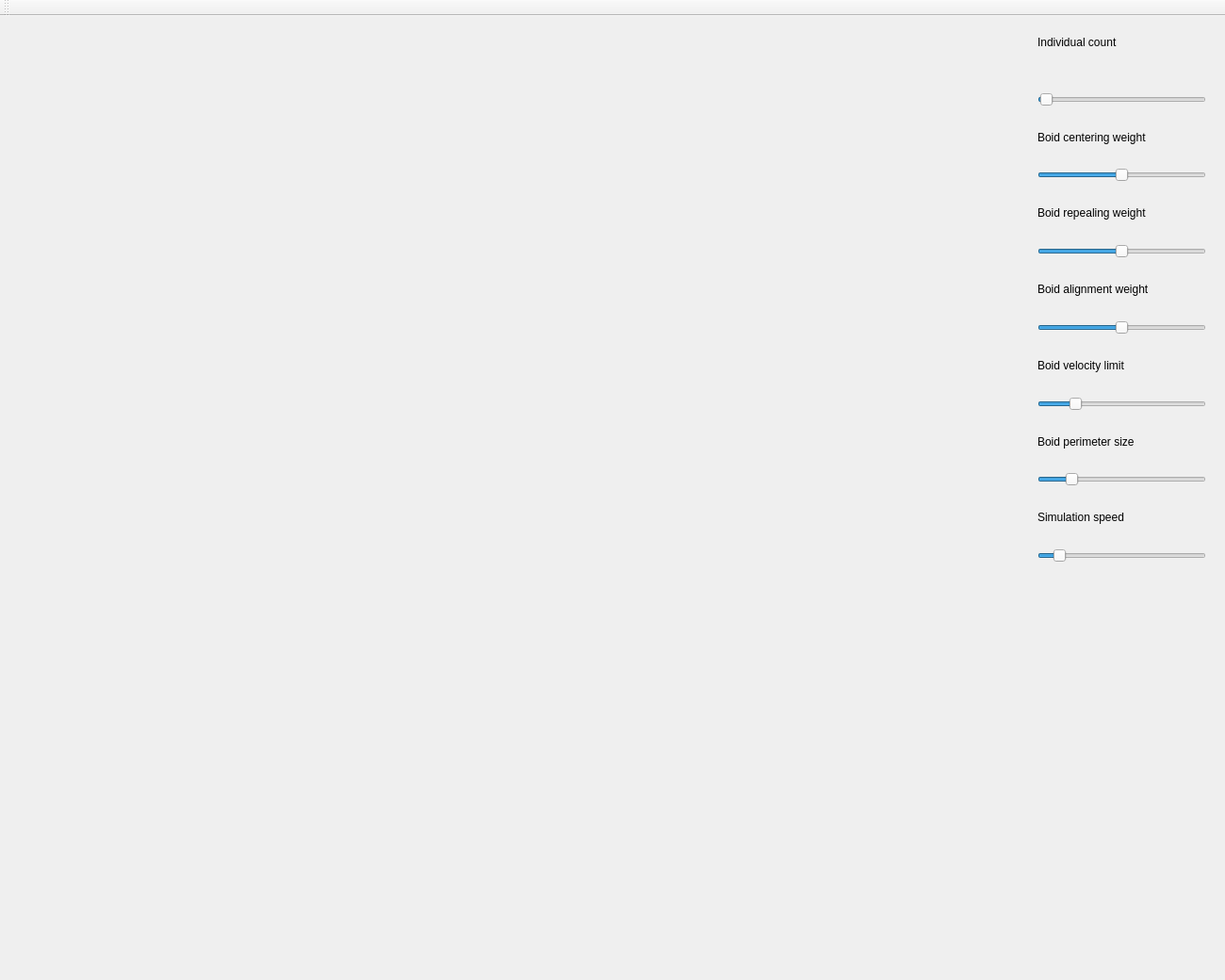
<?xml version="1.0" encoding="UTF-8"?>
<ui version="4.0">
 <class>MainWindow</class>
 <widget class="QMainWindow" name="MainWindow">
  <property name="geometry">
   <rect>
    <x>0</x>
    <y>0</y>
    <width>1300</width>
    <height>1040</height>
   </rect>
  </property>
  <property name="minimumSize">
   <size>
    <width>1300</width>
    <height>1040</height>
   </size>
  </property>
  <property name="windowTitle">
   <string>MainWindow</string>
  </property>
  <widget class="QWidget" name="centralWidget">
   <widget class="QWidget" name="verticalLayoutWidget">
    <property name="geometry">
     <rect>
      <x>1090</x>
      <y>10</y>
      <width>201</width>
      <height>581</height>
     </rect>
    </property>
    <layout class="QVBoxLayout" name="verticalLayout_3">
     <item alignment="Qt::AlignTop">
      <widget class="QLabel" name="label">
       <property name="maximumSize">
        <size>
         <width>199</width>
         <height>486</height>
        </size>
       </property>
       <property name="text">
        <string>Individual count</string>
       </property>
      </widget>
     </item>
     <item>
      <widget class="QSlider" name="individual_count">
       <property name="maximum">
        <number>2000</number>
       </property>
       <property name="value">
        <number>20</number>
       </property>
       <property name="orientation">
        <enum>Qt::Horizontal</enum>
       </property>
      </widget>
     </item>
     <item>
      <widget class="QLabel" name="label_2">
       <property name="text">
        <string>Boid centering weight</string>
       </property>
      </widget>
     </item>
     <item>
      <widget class="QSlider" name="centering_weight">
       <property name="minimum">
        <number>-100</number>
       </property>
       <property name="maximum">
        <number>100</number>
       </property>
       <property name="orientation">
        <enum>Qt::Horizontal</enum>
       </property>
      </widget>
     </item>
     <item>
      <widget class="QLabel" name="label_3">
       <property name="text">
        <string>Boid repealing weight</string>
       </property>
      </widget>
     </item>
     <item>
      <widget class="QSlider" name="repealing_weight">
       <property name="minimum">
        <number>-100</number>
       </property>
       <property name="maximum">
        <number>100</number>
       </property>
       <property name="orientation">
        <enum>Qt::Horizontal</enum>
       </property>
      </widget>
     </item>
     <item>
      <widget class="QLabel" name="label_4">
       <property name="text">
        <string>Boid alignment weight</string>
       </property>
      </widget>
     </item>
     <item>
      <widget class="QSlider" name="alignment_weight">
       <property name="minimum">
        <number>-100</number>
       </property>
       <property name="maximum">
        <number>100</number>
       </property>
       <property name="orientation">
        <enum>Qt::Horizontal</enum>
       </property>
      </widget>
     </item>
     <item>
      <widget class="QLabel" name="label_5">
       <property name="text">
        <string>Boid velocity limit</string>
       </property>
      </widget>
     </item>
     <item>
      <widget class="QSlider" name="velocity_limit">
       <property name="maximum">
        <number>100</number>
       </property>
       <property name="value">
        <number>20</number>
       </property>
       <property name="orientation">
        <enum>Qt::Horizontal</enum>
       </property>
      </widget>
     </item>
     <item>
      <widget class="QLabel" name="label_6">
       <property name="text">
        <string>Boid perimeter size</string>
       </property>
      </widget>
     </item>
     <item>
      <widget class="QSlider" name="perimeter_size">
       <property name="maximum">
        <number>400</number>
       </property>
       <property name="singleStep">
        <number>5</number>
       </property>
       <property name="pageStep">
        <number>50</number>
       </property>
       <property name="value">
        <number>70</number>
       </property>
       <property name="orientation">
        <enum>Qt::Horizontal</enum>
       </property>
      </widget>
     </item>
     <item>
      <widget class="QLabel" name="label_7">
       <property name="text">
        <string>Simulation speed</string>
       </property>
      </widget>
     </item>
     <item>
      <widget class="QSlider" name="simulation_speed">
       <property name="maximum">
        <number>100</number>
       </property>
       <property name="value">
        <number>10</number>
       </property>
       <property name="orientation">
        <enum>Qt::Horizontal</enum>
       </property>
      </widget>
     </item>
    </layout>
   </widget>
   <widget class="Swarm" name="swarm_world" native="true">
    <property name="geometry">
     <rect>
      <x>0</x>
      <y>0</y>
      <width>1024</width>
      <height>1024</height>
     </rect>
    </property>
    <property name="minimumSize">
     <size>
      <width>1024</width>
      <height>1024</height>
     </size>
    </property>
    <property name="maximumSize">
     <size>
      <width>1024</width>
      <height>1024</height>
     </size>
    </property>
   </widget>
  </widget>
  <widget class="QMenuBar" name="menuBar">
   <property name="geometry">
    <rect>
     <x>0</x>
     <y>0</y>
     <width>1300</width>
     <height>27</height>
    </rect>
   </property>
  </widget>
  <widget class="QToolBar" name="mainToolBar">
   <attribute name="toolBarArea">
    <enum>TopToolBarArea</enum>
   </attribute>
   <attribute name="toolBarBreak">
    <bool>false</bool>
   </attribute>
  </widget>
 </widget>
 <layoutdefault spacing="6" margin="11"/>
 <customwidgets>
  <customwidget>
   <class>Swarm</class>
   <extends>QWidget</extends>
   <header>swarm.h</header>
   <container>1</container>
  </customwidget>
 </customwidgets>
 <resources/>
 <connections/>
</ui>
